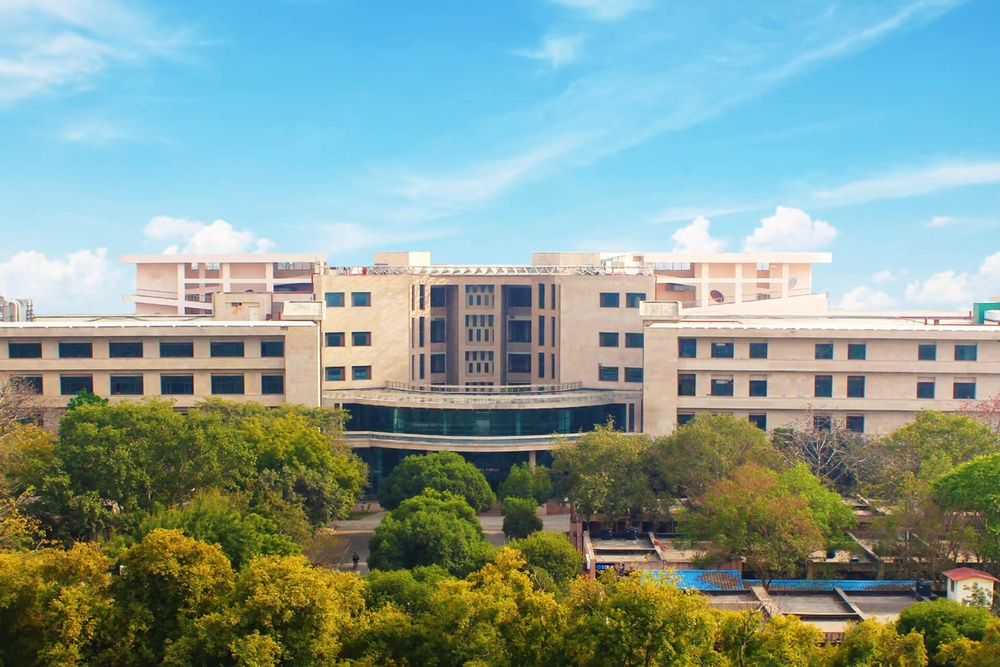
#> input picture A1/input.jpg, 1000 x 667 px, shrunk from 1920 x 1280 before the run
$ jupyter execute A1Q4.ipynb   (shell and % lines are left out)
#> lines starting #> are read from the running program, lines starting #| are printed output that depends on the picture
# Design image filters to get better understanding and presentation of filtering.

[cell 1]

import numpy as np
import matplotlib.pyplot as plt
from PIL import Image
from cv2 import filter2D

[cell 2]
image_path = 'input.jpg'
img = np.array(Image.open(image_path))
#> img is the input picture: shape (667, 1000, 3); mean R, G, B 133.9, 156.9, 147.9

[cell 3]
def save_img(np_img, name):
    pillow_img = Image.fromarray(np.uint8(np_img)).convert('RGB')
    pillow_img.save(name+'.png')
#     display(pillow_img)

[cell 4]
save_img(img, 'original')

[cell 5]
filters = {
    'identity': np.array([
        [0, 0, 0],
        [0, 1, 0],
        [0, 0, 0]
    ]),
    'blur': np.ones((3, 3))/(3*3),
    'large_blur': np.ones((25, 25))/(25*25),
    'sobel': np.array([
        [1, 2, 1],
        [0, 0, 0],
        [-1, -2, -1]
    ]),
    'laplacian': np.array([
        [0, 1, 0],
        [1,-4, 1],
        [0, 1, 0]
    ]),
    'high_pass': np.array([
        [0, -1, 0],
        [-1, 4, -1],
        [0, -1, 0]
    ]),
    'low_pass': np.array([
        [0, 1, 0],
        [1, -3, 1],
        [0, 1, 0]
    ]),
}

[cell 6]
plt.figure(figsize=(10,4))
def apply_filter(img, kernel_name, idx):
    out = filter2D(src=img, ddepth=-1, kernel=filters[kernel_name])
    save_img(out, kernel_name)
    plt.subplot(2, 4, idx)
    plt.imshow(out)
    plt.title(kernel_name)
    plt.axis('off')

## a. Design images using  identify_filter, blur_filter, large_blur_filter, sobel_filter, laplacian_filter, and high_pass_filter.
## b. Use these filters to make high-frequency and low-frequency images.
## c. Can you construct the hybrid image by combining the filtered high-frequency and low-frequency images?

[cell 7]
# a. Design images using  identify_filter, blur_filter, large_blur_filter, sobel_filter, laplacian_filter, and high_pass_filter.
apply_filter(img, 'identity', 1)
apply_filter(img, 'blur', 2)
apply_filter(img, 'large_blur', 3)
apply_filter(img, 'sobel', 4)
apply_filter(img, 'laplacian', 5)

# b. Use these filters to make high-frequency and low-frequency images.
apply_filter(img, 'high_pass', 6)
apply_filter(img, 'low_pass', 7)

# c. Can you construct the hybrid image by combining the filtered high-frequency and low-frequency images?
high= filter2D(src=img, ddepth=-1, kernel=filters['high_pass'])
low = filter2D(src=img, ddepth=-1, kernel=filters['low_pass'])
plt.subplot(2,4,8)
plt.imshow(high+low)
plt.title('high+low')
plt.axis('off')

# We have successfully reconstructed the hybrid image by adding high pass and low pass image
plt.tight_layout()
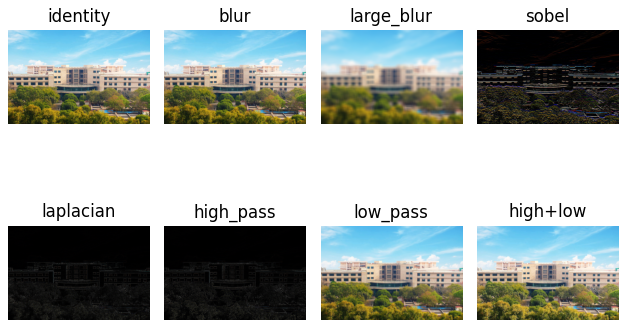
#> figure drawn by matplotlib, 8 panels

## d. Experiment with your own image and your loved pet’s image.

[cell 8]
# d. Experiment with your own image and your loved pet’s image.
me = np.array(Image.open('me.jpg'))
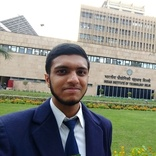
#> input picture A1/me.jpg, 156 x 156 px, shrunk from 300 x 300 before the run
#> me is the input picture: shape (156, 156, 3); mean R, G, B 140.6, 141.9, 132.6
apply_filter(me, 'identity', 1)
apply_filter(me, 'blur', 2)
apply_filter(me, 'large_blur', 3)
apply_filter(me, 'sobel', 4)
apply_filter(me, 'laplacian', 5)
apply_filter(me, 'high_pass', 6)
apply_filter(me, 'low_pass', 7)
#> in apply_filter (call 14), `out = filter2D(src=img, ddepth=-1, kernel=filters[kernel_name])`:
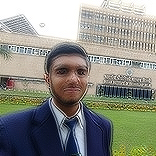
#> out: shape (156, 156, 3); mean R, G, B 140.3, 141.6, 132.5

high= filter2D(src=me, ddepth=-1, kernel=filters['high_pass'])
low = filter2D(src=me, ddepth=-1, kernel=filters['low_pass'])
plt.subplot(2,4,8)
plt.imshow(high+low)
plt.title('high+low')
plt.axis('off')
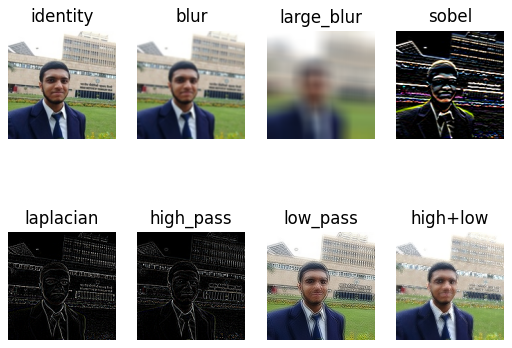
#> figure drawn by matplotlib, 8 panels

[cell 9]
# d. Experiment with your own image and your loved pet’s image.
me = np.array(Image.open('cat.jpg'))
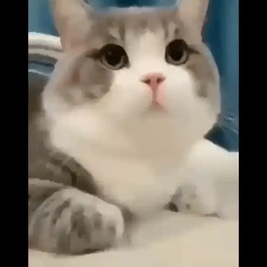
#> input picture A1/cat.jpg, 267 x 267 px, shrunk from 512 x 512 before the run
#> me is the input picture: shape (267, 267, 3); mean R, G, B 123.9, 116.7, 105.6
apply_filter(me, 'identity', 1)
apply_filter(me, 'blur', 2)
apply_filter(me, 'large_blur', 3)
apply_filter(me, 'sobel', 4)
#> in apply_filter (call 18), `out = filter2D(src=img, ddepth=-1, kernel=filters[kernel_name])`:
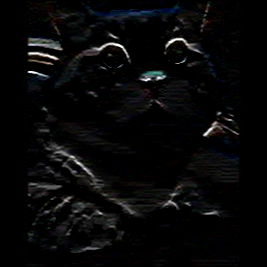
#> out: shape (267, 267, 3); mean R, G, B 7.7, 7.8, 8.3
apply_filter(me, 'laplacian', 5)
#> in apply_filter (call 19), `out = filter2D(src=img, ddepth=-1, kernel=filters[kernel_name])`:
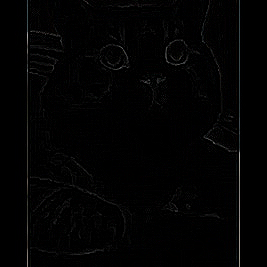
#> out: shape (267, 267, 3); mean R, G, B 2.5, 2.5, 2.6
apply_filter(me, 'high_pass', 6)
#> in apply_filter (call 20), `out = filter2D(src=img, ddepth=-1, kernel=filters[kernel_name])`:
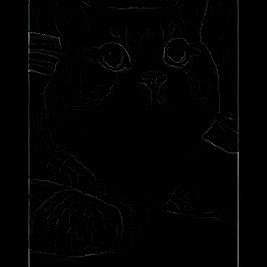
#> out: shape (267, 267, 3); mean R, G, B 2.5, 2.5, 2.6
apply_filter(me, 'low_pass', 7)
#> in apply_filter (call 21), `out = filter2D(src=img, ddepth=-1, kernel=filters[kernel_name])`:
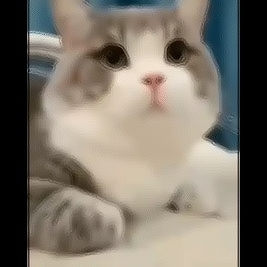
#> out: shape (267, 267, 3); mean R, G, B 124, 116.7, 105.6

high= filter2D(src=me, ddepth=-1, kernel=filters['high_pass'])
low = filter2D(src=me, ddepth=-1, kernel=filters['low_pass'])
plt.subplot(2,4,8)
plt.imshow(high+low)
plt.title('high+low')
plt.axis('off')
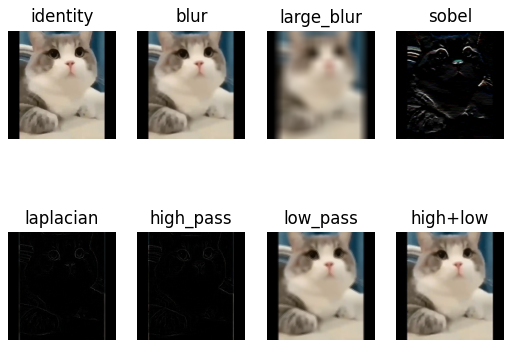
#> figure drawn by matplotlib, 8 panels
